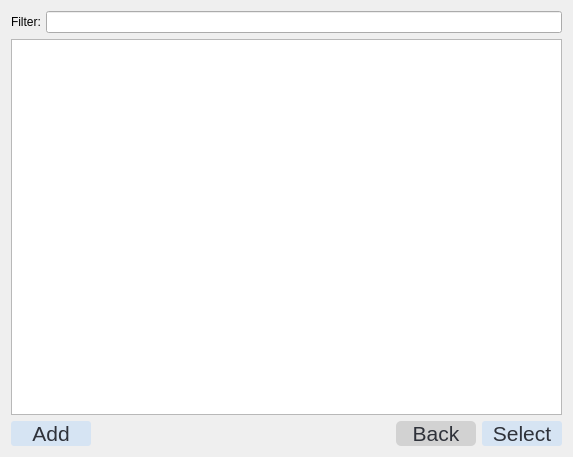
<?xml version="1.0" encoding="UTF-8"?>
<ui version="4.0">
 <class>Form</class>
 <widget class="QWidget" name="Form">
  <property name="geometry">
   <rect>
    <x>0</x>
    <y>0</y>
    <width>573</width>
    <height>457</height>
   </rect>
  </property>
  <property name="windowTitle">
   <string>Form</string>
  </property>
  <layout class="QVBoxLayout" name="verticalLayout">
   <item>
    <layout class="QHBoxLayout" name="horizontalLayout">
     <property name="spacing">
      <number>5</number>
     </property>
     <item>
      <widget class="QLabel" name="label">
       <property name="text">
        <string>Filter:</string>
       </property>
      </widget>
     </item>
     <item>
      <widget class="QLineEdit" name="lineEdit"/>
     </item>
    </layout>
   </item>
   <item>
    <widget class="QListView" name="formatslist"/>
   </item>
   <item>
    <layout class="QHBoxLayout" name="horizontalLayout_2">
     <item>
      <widget class="QPushButton" name="addbutton">
       <property name="sizePolicy">
        <sizepolicy hsizetype="Minimum" vsizetype="Minimum">
         <horstretch>0</horstretch>
         <verstretch>0</verstretch>
        </sizepolicy>
       </property>
       <property name="minimumSize">
        <size>
         <width>80</width>
         <height>20</height>
        </size>
       </property>
       <property name="styleSheet">
        <string notr="true">border-radius:3px;background-color:rgb(214, 228, 243);
font: 16pt;color:rgb(47, 50, 58)</string>
       </property>
       <property name="text">
        <string>Add</string>
       </property>
      </widget>
     </item>
     <item>
      <spacer name="horizontalSpacer">
       <property name="orientation">
        <enum>Qt::Horizontal</enum>
       </property>
       <property name="sizeHint" stdset="0">
        <size>
         <width>40</width>
         <height>20</height>
        </size>
       </property>
      </spacer>
     </item>
     <item>
      <widget class="QPushButton" name="backbutton">
       <property name="sizePolicy">
        <sizepolicy hsizetype="Minimum" vsizetype="Minimum">
         <horstretch>0</horstretch>
         <verstretch>0</verstretch>
        </sizepolicy>
       </property>
       <property name="minimumSize">
        <size>
         <width>80</width>
         <height>20</height>
        </size>
       </property>
       <property name="styleSheet">
        <string notr="true">border-radius:5px;background-color:rgb(210, 210, 210);
font: 16pt;color:rgb(47, 50, 58);</string>
       </property>
       <property name="text">
        <string>Back</string>
       </property>
      </widget>
     </item>
     <item>
      <widget class="QPushButton" name="selectbutton">
       <property name="sizePolicy">
        <sizepolicy hsizetype="Minimum" vsizetype="Minimum">
         <horstretch>0</horstretch>
         <verstretch>0</verstretch>
        </sizepolicy>
       </property>
       <property name="minimumSize">
        <size>
         <width>80</width>
         <height>20</height>
        </size>
       </property>
       <property name="styleSheet">
        <string notr="true">border-radius:3px;background-color:rgb(214, 228, 243);
font: 16pt;color:rgb(47, 50, 58)</string>
       </property>
       <property name="text">
        <string>Select</string>
       </property>
      </widget>
     </item>
    </layout>
   </item>
  </layout>
 </widget>
 <resources/>
 <connections/>
</ui>
